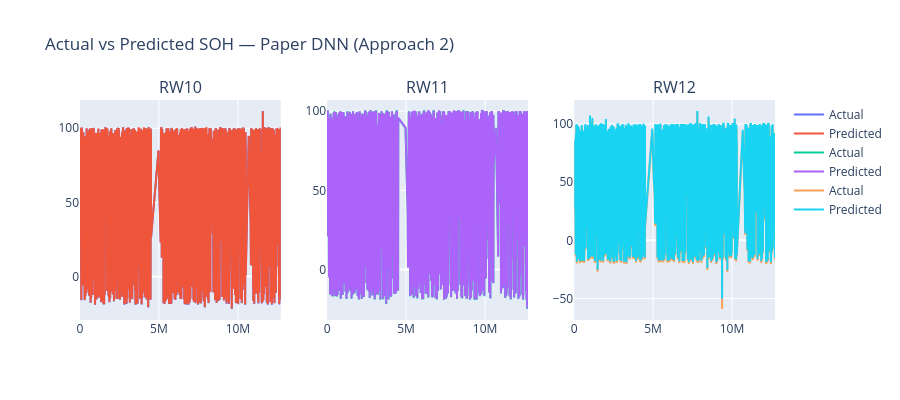

Write notebook code for a chart like this one.
### Markdown cell above
## Actual vs Predicted SOH (Paper DNN — the best-performing model)

The models predict SOH, not voltage, so this reproduces the paper's "actual vs
predicted" comparison on the quantity each model actually outputs (see
`CHANGELOG.md` Phase 5 for the same adaptation made in the dashboard).

### Code cell
fig = make_subplots(rows=1, cols=3, subplot_titles=TEST_BATTERIES)
for i, b in enumerate(TEST_BATTERIES):
    df = predictions["paper_dnn"][b]
    fig.add_trace(
        go.Scatter(x=df["absolute_time_raw"], y=df["soh_actual"] * 100, mode="lines", name="Actual"),
        row=1, col=i + 1,
    )
    fig.add_trace(
        go.Scatter(x=df["absolute_time_raw"], y=df["soh_predicted"] * 100, mode="lines", name="Predicted"),
        row=1, col=i + 1,
    )
fig.update_layout(height=400, title="Actual vs Predicted SOH — Paper DNN (Approach 2)")
fig.show()

### Figure 1 — Plotly figure (JSON) as saved in the notebook; plotly's stock layout.template omitted (floating-point values rounded to 4 significant figures; data arrays with more than 128 entries replaced by an {"elided": "..."} marker saying what was removed)
{"data": [{"mode": "lines", "name": "Actual", "type": "scatter", "x": {"elided": "5001 float values"}, "xaxis": "x", "y": {"elided": "5001 float values"}, "yaxis": "y"}, {"mode": "lines", "name": "Predicted", "type": "scatter", "x": {"elided": "5001 float values"}, "xaxis": "x", "y": {"elided": "5001 float values"}, "yaxis": "y"}, {"mode": "lines", "name": "Actual", "type": "scatter", "x": {"elided": "5003 float values"}, "xaxis": "x2", "y": {"elided": "5003 float values"}, "yaxis": "y2"}, {"mode": "lines", "name": "Predicted", "type": "scatter", "x": {"elided": "5003 float values"}, "xaxis": "x2", "y": {"elided": "5003 float values"}, "yaxis": "y2"}, {"mode": "lines", "name": "Actual", "type": "scatter", "x": {"elided": "5003 float values"}, "xaxis": "x3", "y": {"elided": "5003 float values"}, "yaxis": "y3"}, {"mode": "lines", "name": "Predicted", "type": "scatter", "x": {"elided": "5003 float values"}, "xaxis": "x3", "y": {"elided": "5003 float values"}, "yaxis": "y3"}], "layout": {"annotations": [{"font": {"size": 16}, "showarrow": false, "text": "RW10", "x": 0.1444, "xanchor": "center", "xref": "paper", "y": 1.0, "yanchor": "bottom", "yref": "paper"}, {"font": {"size": 16}, "showarrow": false, "text": "RW11", "x": 0.5, "xanchor": "center", "xref": "paper", "y": 1.0, "yanchor": "bottom", "yref": "paper"}, {"font": {"size": 16}, "showarrow": false, "text": "RW12", "x": 0.8556, "xanchor": "center", "xref": "paper", "y": 1.0, "yanchor": "bottom", "yref": "paper"}], "height": 400, "title": {"text": "Actual vs Predicted SOH — Paper DNN (Approach 2)"}, "xaxis": {"anchor": "y", "domain": [0.0, 0.2889]}, "xaxis2": {"anchor": "y2", "domain": [0.3556, 0.6444]}, "xaxis3": {"anchor": "y3", "domain": [0.7111, 1.0]}, "yaxis": {"anchor": "x", "domain": [0.0, 1.0]}, "yaxis2": {"anchor": "x2", "domain": [0.0, 1.0]}, "yaxis3": {"anchor": "x3", "domain": [0.0, 1.0]}}}
